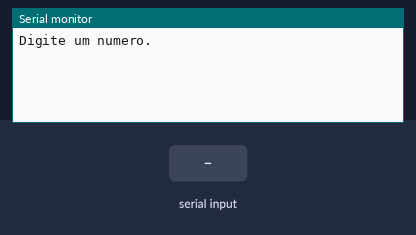
This sketch was run on a simulated Arduino Uno, built with avr-gcc and run on an emulated ATmega328P. Parts: the last lines printed to the serial monitor. The inputs (shaded band) are chosen by the test bench.

Above: at 1.2 s.
1.3 s: "90,45\n" received over Serial
At 2.3 s:
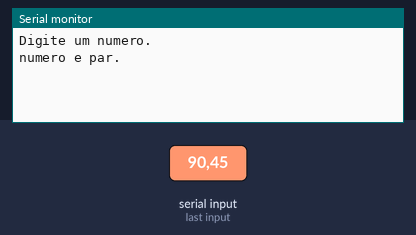
At 5.8 s:
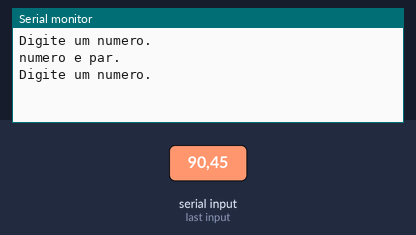

The sketch:

if_simples_e_composto_061.ino
```cpp
/*
Faça um programa que receba um número de usuário e exiba este
número, apenas se for par.
*/

int numero = 0;

void setup()
{
  Serial.begin(9600);
}

void loop()
{
 Serial.println("Digite um numero.");
  while(! Serial.available());
  numero = Serial.parseInt();

  if(numero % 2 == 0) {//se for par
   Serial.println("numero e par.");
  }

  delay(3000);
}
```

Measured:
- after the input at 1.3 s, the serial monitor: prints a new line at once (image 1)
